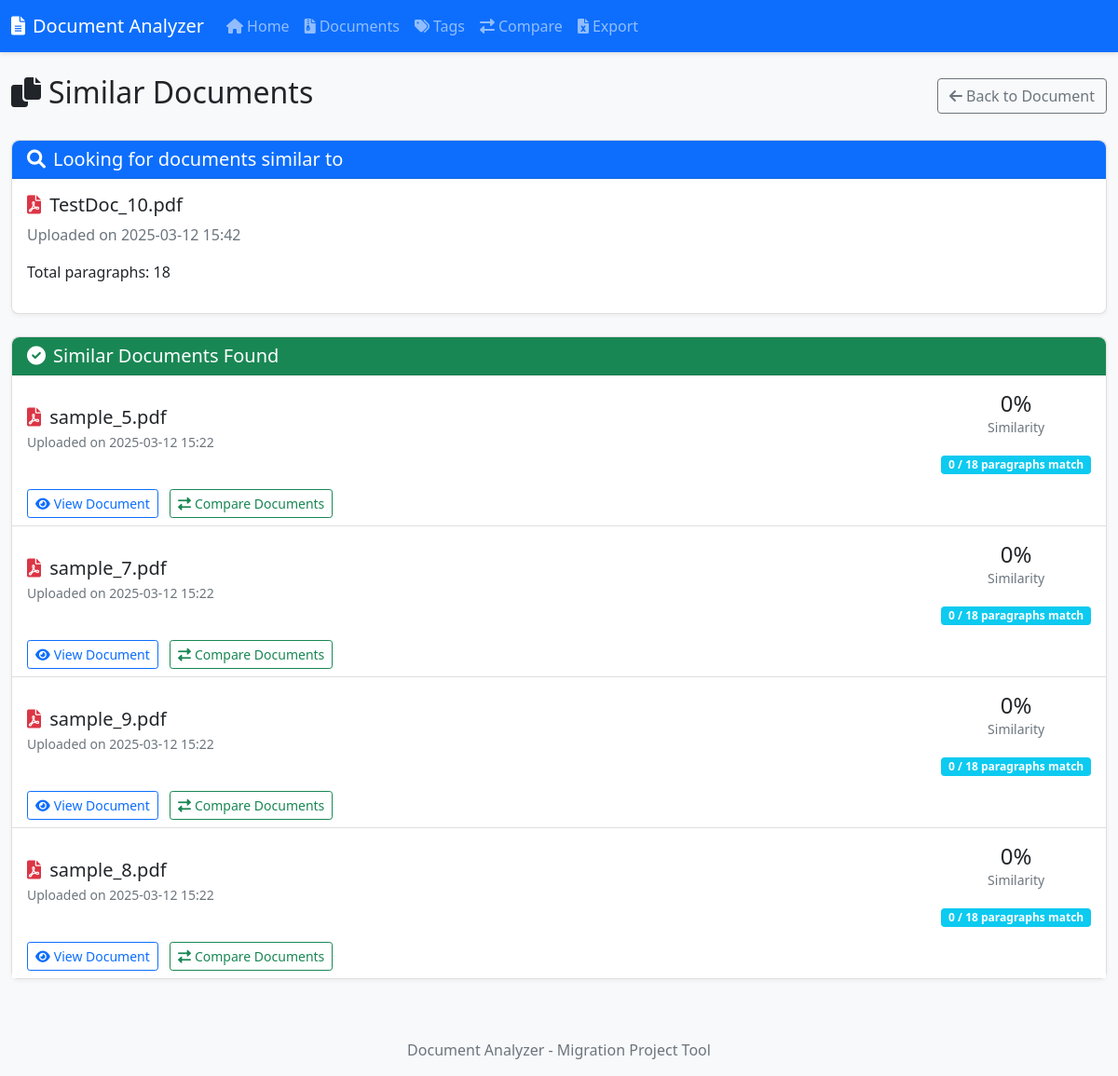
Page /document/5/similar on the committed database.
### models.py (models this page shows, shortened)
class Document(db.Model):
    id = db.Column(db.Integer, primary_key=True)
    filename = db.Column(db.String(255), nullable=False)
    original_filename = db.Column(db.String(255), nullable=False)
    file_type = db.Column(db.String(10), nullable=False)  # 'pdf' or 'docx'
    upload_date = db.Column(db.DateTime, default=datetime.utcnow)
    paragraphs = db.relationship('Paragraph', backref='document', lazy=True, cascade="all, delete-orphan")
    tags = db.relationship('Tag', secondary=document_tags, lazy='subquery',
                          backref=db.backref('documents', lazy=True))

### app.py (the view)
    @app.route('/document/<int:id>/similar')
    def similar_documents(id):
        document = Document.query.get_or_404(id)
        similar_docs = find_similar_documents(id)
        return render_template('similar_documents.html',
                             document=document,
                             similar_docs=similar_docs)

### utils/comparison.py (called while the page is built)
def preprocess_text(text):
    text = text.lower()
    text = re.sub(r'\s+', ' ', text).strip()
    text = re.sub(r'[,.;:!?"\'\(\)\[\]]', '', text)
    return text

def calculate_similarity(text1, text2):
    processed_text1 = preprocess_text(text1)
    processed_text2 = preprocess_text(text2)
    matcher = SequenceMatcher(None, processed_text1, processed_text2)
    similarity = matcher.ratio()
    return similarity

### templates/similar_documents.html (shortened to what this page needs)
{% extends 'base.html' %}
{% block content %}
<div class="d-flex justify-content-between align-items-center mb-4">
    <h2><i class="fas fa-copy me-2"></i>Similar Documents</h2>
    <a href="{{ url_for('document_view', id=document.id) }}" class="btn btn-outline-secondary">
        <i class="fas fa-arrow-left me-1"></i>Back to Document
    </a>
</div>
<div class="card mb-4">
    <div class="card-header bg-primary text-white">
        <h5 class="card-title mb-0">
            <i class="fas fa-search me-2"></i>Looking for documents similar to
        </h5>
    </div>
    <div class="card-body">
        <h5>
            {% if document.file_type == 'pdf' %}
                <i class="fas fa-file-pdf text-danger me-1"></i>
            {% else %}
                <i class="fas fa-file-word text-primary me-1"></i>
            {% endif %}
            {{ document.original_filename }}
        </h5>
        <p class="text-muted">Uploaded on {{ document.upload_date.strftime('%Y-%m-%d %H:%M') }}</p>
        <p>Total paragraphs: {{ document.paragraphs|length }}</p>
    </div>
</div>
{% if similar_docs %}
    <div class="card">
        <div class="card-header bg-success text-white">
            <h5 class="card-title mb-0">
                <i class="fas fa-check-circle me-2"></i>Similar Documents Found
            </h5>
        </div>
        <div class="card-body p-0">
            <div class="list-group list-group-flush">
                {% for item in similar_docs %}
                    <div class="list-group-item">
                        <div class="d-flex justify-content-between align-items-center">
                            <div>
                                <h5 class="mb-1">
                                    {% if item.document.file_type == 'pdf' %}
                                        <i class="fas fa-file-pdf text-danger me-1"></i>
                                    {% else %}
                                        <i class="fas fa-file-word text-primary me-1"></i>
                                    {% endif %}
                                    {{ item.document.original_filename }}
                                </h5>
                                <p class="text-muted small mb-0">
                                    Uploaded on {{ item.document.upload_date.strftime('%Y-%m-%d %H:%M') }}
                                </p>
                            </div>
                            <div class="text-center">
                                <div class="similarity-score">
                                    <h4 class="mb-0">{{ "%.0f"|format(item.similarity * 100) }}%</h4>
                                    <p class="text-muted small mb-0">Similarity</p>
                                </div>
                                <div class="mt-2">
                                    <span class="badge bg-info">
                                        {{ item.matched_paragraphs }} / {{ item.total_paragraphs }} paragraphs match
                                    </span>
                                </div>
                            </div>
                        </div>
                        <div class="mt-3">
                            <a href="{{ url_for('document_view', id=item.document.id) }}" class="btn btn-sm btn-outline-primary me-2">
                                <i class="fas fa-eye me-1"></i>View Document
                            </a>
                            <a href="{{ url_for('compare_results') }}?doc1_id={{ document.id }}&doc2_id={{ item.document.id }}" class="btn btn-sm btn-outline-success">
                                <i class="fas fa-exchange-alt me-1"></i>Compare Documents
                            </a>
                        </div>
                    </div>
                {% endfor %}
            </div>
        </div>
    </div>
{% else %}
    <div class="alert alert-info">
        <i class="fas fa-info-circle me-2"></i>
        No similar documents found.
    </div>
{% endif %}
{% endblock %}

### static/css/main.css (style rules this page uses)
body { font-family: 'Segoe UI', Tahoma, Geneva, Verdana, sans-serif; background-color: #f8f9fa; }
.card { border-radius: 0.5rem; box-shadow: 0 2px 4px rgba(0,0,0,0.05); margin-bottom: 1.5rem; }
.card-header { border-top-left-radius: 0.5rem !important; border-top-right-radius: 0.5rem !important; }
.similarity-score { padding: 0.5rem; border-radius: 0.25rem; text-align: center; }

### rows in the picture
Document: original_filename "TestDoc_10.pdf", upload_date "2025-03-12 15:42"
Document: file_type "pdf" (drawn), document.original_filename "sample_5.pdf", document.upload_date "2025-03-12 15:22"
Document: file_type "pdf" (drawn), document.original_filename "sample_7.pdf", document.upload_date "2025-03-12 15:22"
Document: file_type "pdf" (drawn), document.original_filename "sample_9.pdf", document.upload_date "2025-03-12 15:22"
Document: file_type "pdf" (drawn), document.original_filename "sample_8.pdf", document.upload_date "2025-03-12 15:22"

### other values in the picture
{{ document.paragraphs|length }} "18"
{{ "%.0f"|format(item.similarity * 100) }} "0" "0" "0" "0"
{{ item.matched_paragraphs }} "0" "0" "0" "0"
{{ item.total_paragraphs }} "18" "18" "18" "18"
